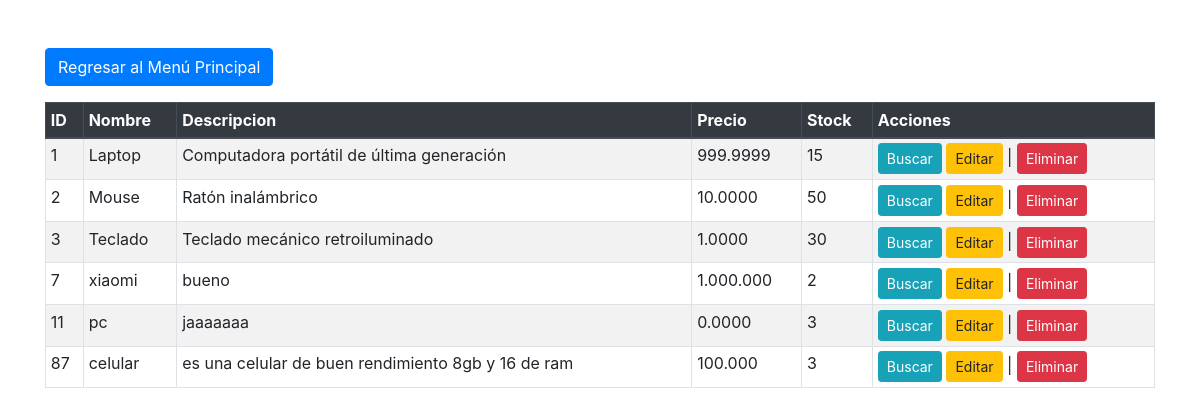
Page /listarArticulos.php on the committed database.
### tables this page shows
CREATE TABLE `articulos` (
  `Id` int(11) NOT NULL,
  `Nombre` varchar(100) NOT NULL,
  `Descripcion` text DEFAULT NULL,
  `Precio` varchar(1000) NOT NULL,
  `Stock` int(11) NOT NULL
);

### listarArticulos.php (the view, shortened to what this page needs)
<?php
include('conexion.php');
$sql = "SELECT Id, Nombre, Descripcion,Precio, Stock  FROM Articulos";
$result = mysqli_query($conn, $sql);
if (mysqli_num_rows($result) > 0) {
    echo '
    <!DOCTYPE html>
    <html lang="es">
    <head>
        <meta charset="UTF-8">
        <meta name="viewport" content="width=device-width, initial-scale=1, shrink-to-fit=no">
        <title>Listado de Articulos</title>
        <link rel="stylesheet" href="https://maxcdn.bootstrapcdn.com/bootstrap/4.5.2/css/bootstrap.min.css">
        <style>
            /* Ajustar tamaño de la tabla */
            .table-sm td, .table-sm th {
                padding: 0.3rem; /* Reducir el padding */
            }
        </style>
    </head>
    <body>
        <div class="container mt-5">
            <a href="index.php" class="btn btn-primary mb-3">Regresar al Menú Principal</a>
            <table class="table table-sm table-striped table-bordered table-hover">
                <thead class="thead-dark">
                    <tr>
                        <th>ID</th>
                        <th>Nombre</th>
                        <th>Descripcion</th>
                        <th>Precio</th>
                        <th>Stock</th>
                        <th>Acciones</th>
                    </tr>
                </thead>
                <tbody>';
    while ($row = mysqli_fetch_assoc($result)) {
        echo '<tr>';
        echo '<td>' . $row['Id'] . '</td>';
        echo '<td>' . $row['Nombre'] . '</td>';
        echo '<td>' . $row['Descripcion'] . '</td>';
        echo '<td>' . $row['Precio'] . '</td>';
        echo '<td>' . $row['Stock'] . '</td>';
        echo '<td>
               <a href="searchfrmArticulo.php?action=edit&id=' . $row['Id'] . '" class="btn btn-sm btn-info">Buscar</a>
               <a href="editArticulo.php?id=' . $row['Id'] . '" class="btn btn-warning btn-sm">Editar</a> |
               <a href="del.php?id=' . $row['Id'] . '" class="btn btn-danger btn-sm" onclick="return confirm(\'¿Estás seguro de eliminar este cliente?\');">Eliminar</a>
              </td>';
        echo '</tr>';
    }
    echo '</tbody>
            </table>
        </div>';
} else {
    echo '<div class="container mt-5"><p>No hay registros disponibles.</p></div>';
}
echo '
    <script src="https://code.jquery.com/jquery-3.5.1.slim.min.js"></script>
    <script src="https://cdn.jsdelivr.net/npm/@popperjs/core@2.9.3/dist/umd/popper.min.js"></script>
    <script src="https://maxcdn.bootstrapcdn.com/bootstrap/4.5.2/js/bootstrap.min.js"></script>
    </body>
    </html>';
?>

### listarArticulos.php (style rules this page uses)
.table-sm td, .table-sm th { padding: 0.3rem; }

### rows in the picture
articulos: Id "1", Nombre "Laptop", Descripcion "Computadora portátil de última generación", Precio "999.9999", Stock "15"
articulos: Id "2", Nombre "Mouse", Descripcion "Ratón inalámbrico", Precio "10.0000", Stock "50"
articulos: Id "3", Nombre "Teclado", Descripcion "Teclado mecánico retroiluminado", Precio "1.0000", Stock "30"
articulos: Id "7", Nombre "xiaomi", Descripcion "bueno", Precio "1.000.000", Stock "2"
articulos: Id "11", Nombre "pc", Descripcion "jaaaaaaa", Precio "0.0000", Stock "3"
articulos: Id "87", Nombre "celular", Descripcion "es una celular de buen rendimiento 8gb y 16 de ram", Precio "100.000", Stock "3"
